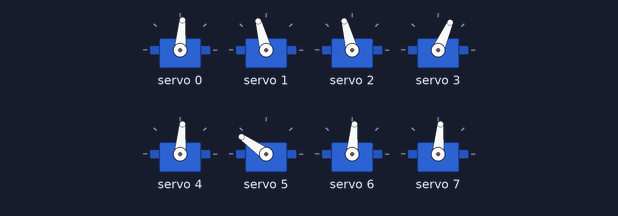
A sketch run on a simulated Arduino Uno, built with avr-gcc and run on an emulated ATmega328P. On the bench: 8 × servo. Random numbers use the default seed unless the sketch sets one; what the sketch prints to the serial monitor is not drawn.

Above: at 0.05 s.
At 0.45 s:
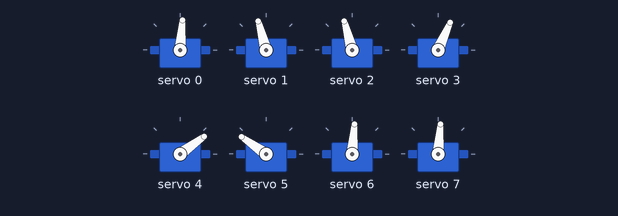
At 0.85 s:
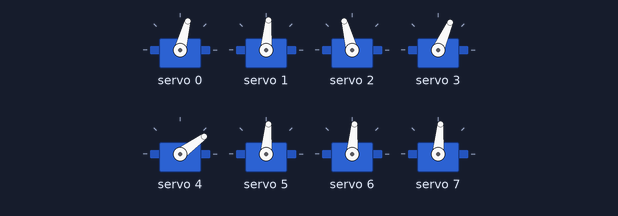
At 1.65 s:
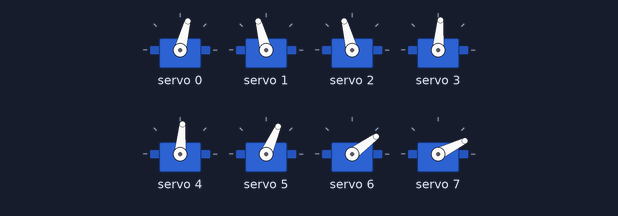
At 2.45 s:
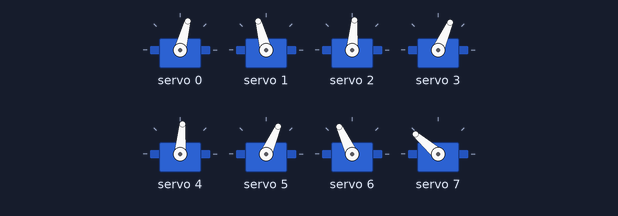
At 3.25 s:
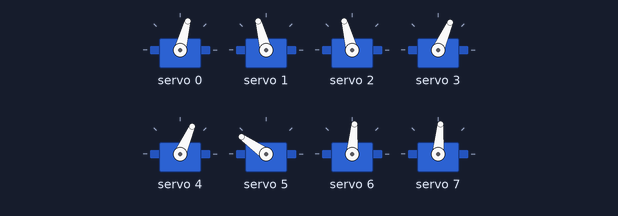
Timing chart, 0 to 7.5 s (numbered marks = the images above):
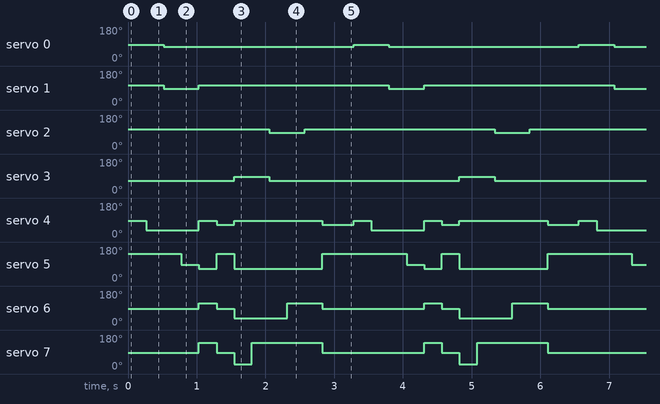

The sketch:

cat-ent1.ino
```cpp
#include <Wire.h>
#include <Adafruit_PWMServoDriver.h>

// called this way, it uses the default address 0x40
Adafruit_PWMServoDriver pwm = Adafruit_PWMServoDriver();
// you can also call it with a different address you want
//Adafruit_PWMServoDriver pwm = Adafruit_PWMServoDriver(0x41);

// Depending on your servo make, the pulse width min and max may vary, you
// want these to be as small/large as possible without hitting the hard stop
// for max range. You'll have to tweak them as necessary to match the servos you
// have!
#define SERVOMIN  125 // this is the 'minimum' pulse length count (out of 4096)
#define SERVOMAX  575 // this is the 'maximum' pulse length count (out of 4096)
uint8_t servonum = 0;

/*
 * angleToPulse(int ang)
 * gets angle in degree and returns the pulse width
 * also prints the value on seial monitor
 * written by Ahmad Nejrabi for Robojax, Robojax.com
 */
int angleToPulse(int ang){
   int pulse = map(ang,0, 180, SERVOMIN,SERVOMAX);// map angle of 0 to 180 to Servo min and Servo max

   return pulse;
}

void next_status( int status[])
{
  for(int i=0;i<8;i++){
//  Serial.println(i);
//  Serial.println(status[i]);
 switch (i) {

 //##################### Legs ##############################################
          case 0: //leg front right
                if(status[i] == -1) pwm.setPWM(i, 0, angleToPulse(30));
                else if(status[i] == 0) pwm.setPWM(i, 0, angleToPulse(80));
                else if(status[i] == 1) pwm.setPWM(i, 0, angleToPulse(90));
                 break;
          case 1: //leg front left
                if(status[i] == -1) pwm.setPWM(i, 0, angleToPulse(150));
                else if(status[i] == 0) pwm.setPWM(i, 0, angleToPulse(110));
                else if(status[i] == 1) pwm.setPWM(i, 0, angleToPulse(90));
                break;
          case 2: //leg back right
                if(status[i] == -1) pwm.setPWM(i, 0, angleToPulse(150));
                else if(status[i] == 0) pwm.setPWM(i, 0, angleToPulse(110));
                else if(status[i] == 1) pwm.setPWM(i, 0, angleToPulse(90));
                break;
          case 3: //leg back left
                if(status[i] == -1) pwm.setPWM(i, 0, angleToPulse(30));
                else if(status[i] == 0) pwm.setPWM(i, 0, angleToPulse(70));
                else if(status[i] == 1) pwm.setPWM(i, 0, angleToPulse(90));
                break;
//######################## hips    ###################
          case 4: //leg front right
                if(status[i] == 0) pwm.setPWM(i, 0, angleToPulse(90));
                else if(status[i] == 2) pwm.setPWM(i, 0, angleToPulse(40));
                else if(status[i] == 1) pwm.setPWM(i, 0, angleToPulse(70));
                else if(status[i] == -1) pwm.setPWM(i, 0, angleToPulse(120));
                else if(status[i] == -2) pwm.setPWM(i, 0, angleToPulse(160));
                break;
          case 5: //leg front left
                if(status[i] == 0) pwm.setPWM(i, 0, angleToPulse(90));
                else if(status[i] == 1) pwm.setPWM(i, 0, angleToPulse(120));
                else if(status[i] == 2) pwm.setPWM(i, 0, angleToPulse(150));
                else if(status[i] == -1) pwm.setPWM(i, 0, angleToPulse(70));
                else if(status[i] == -2) pwm.setPWM(i, 0, angleToPulse(40));
                break;
          case 6: //leg back right
                if(status[i] == 0) pwm.setPWM(i, 0, angleToPulse(90));
                else if(status[i] == 1) pwm.setPWM(i, 0, angleToPulse(120));
                else if(status[i] == 2) pwm.setPWM(i, 0, angleToPulse(160));
                else if(status[i] == -1) pwm.setPWM(i, 0, angleToPulse(70));
                else if(status[i] == -2) pwm.setPWM(i, 0, angleToPulse(40));
                break;
          case 7: //leg back left
                if(status[i] == 0) pwm.setPWM(i, 0, angleToPulse(90));
                else if(status[i] == 2) pwm.setPWM(i, 0, angleToPulse(30));
                else if(status[i] == 1) pwm.setPWM(i, 0, angleToPulse(70));
                else if(status[i] == -1) pwm.setPWM(i, 0, angleToPulse(120));
                else if(status[i] == -2) pwm.setPWM(i, 0, angleToPulse(145));
                break;
          }
  }
}


void step1(void) {
int a[8] = { 1, 0, 0, 0, 0, 2, 0, 0};
next_status(a);
delay(250);
int b[8] = { 1, 0, 0, 0, 2, 2, 0, 0};
next_status(b);
delay(250);
  }


void step2(void) {
int a[8] = {  0, 1, 0, 0, 2, 2, 0, 0};

 next_status(a);
 delay(250);
 int b[8] = { 0, 1, 0, 0, 2, 0, 0, 0 };
 next_status(b);
// int c[8] = { 1, 0, 0, 0, 2, 1, 0, 1 };
// next_status(c);

delay(250);
  }


void move1(void) {
int a[8] = { 0, 0, 0, 0, 2, 1, 0, 1 };
next_status(a);

delay(250);
int b[8] = { 0, 0, 0, 0, 0, -1, -2, 2 };
next_status(b);

delay(250);
  }

void step3(void) {
 int a[8] = {  0, 0, 0, 1, 0, -1, -2, 2  };
 next_status(a);
 delay(250);

int b[8] = {  0, 0, 0, 1, 0, -1, -2, -2  };
 next_status(b);
 delay(250);
  }

void step4(void) {
 int a[8] = {  0, 0, 1, 0, 0, -1, -2, -2  };
 next_status(a);
 delay(250);
 int b[8] = {  0, 0, 1, 0, 0, -1, 1, -2  };
 next_status(b);
 delay(250);

  }

void move2(void) {
 int a[8] = {  0, 0, 0, 0, 0, -1, 1, -2   };
 next_status(a);
 delay(250);
 int b[8] = { 0, 0, 0, 0, 1, 2, 0, 0};
 next_status(b);
 delay(250);

  }


void setup() {
  Serial.begin(9600);
  Serial.println("16 channel Servo test!");
  pwm.begin();
  pwm.setPWMFreq(60);  // Analog servos run at ~60 Hz updates
// step1();
}


void loop(void) {
// flat();
step1();
step2();
move2();
step3();
step4();
move2();

delay(200);

//step2();

}


// create a circular tragit with some randmess
void base1() {

  int high=70;
  int high_=0;
  for( int base =0; base<181; base +=10){
    high_= high+random(-12, 12);
    pwm.setPWM(1, 0, angleToPulse(base) );
    pwm.setPWM(0, 0, angleToPulse(high_) );
    delay(200);
  }
  for( int base =181; base>1; base -=10){
    high_= high+random(-12, 12);
    pwm.setPWM(1, 0, angleToPulse(base) );
    pwm.setPWM(0, 0, angleToPulse(high_) );
    delay(200);
    // pwm.setPWM(0, 0, angleToPulse(angle) );

  }
}

void traject(){
  int delta_base;
  int delta_high;
  int base;
  int high;
  int base_a=random(20,140);
  int high_a=random(20,140);
  while(true){
    int base_b=random(20,140);
    int high_b=random(20,140);
    for( int i =0; i<10; i +=1){
        delta_base=(base_a - base_b)/10;
        delta_high=(high_a - high_b)/10;
        base=base_a-delta_base*i;
        high=high_a-delta_high*i;
        pwm.setPWM(1, 0, angleToPulse(base) );
        pwm.setPWM(0, 0, angleToPulse(high) );
        delay(200); //200
        }
    //delay(400);
    base_a=base_b;
    high_a=high_b;
    //delay(200);
    //Serial.println("change");
  }

  }

void stand()
{
const int defaultAngles[8] = {30, 150, 150, 30, 90, 90, 90, 90 };
for( int i =0; i<8; i +=1){
        Serial.print(defaultAngles[i]);
         pwm.setPWM(i, 0, angleToPulse(defaultAngles[i]) );
        //delay(500);
}
}

void flat()
{
//const int defaultAngles[8] = { 90, 90, 90, 90, 90, 90, 90, 90 };
const int a[8] = { 0, 0, 0, 0, 0, 0, 0, 0 };
next_status(a);
delay(250);
}


void dance1(void) {
 int a[8] = { 0, 0, 0, 0, 0, 0, 0, 0 }; // tutto in squadra 90 gradi
next_status(a);
delay(500);
int b[8] = { 1, 1, 0, 0, 1, 1, 1, 1 };
next_status(b);
delay(500);
int c[8] = { 0, 0, 0, 0, 0, 0, 0, 0 };
next_status(c);
delay(500);

int d[8] = { 0, 0, 1, 1, -1, -1, -1, -1 };
next_status(d);
delay(500);
  }
```

Measured:
- by itself, servo 0: alternates 85° for 0.51 s and 75° for 2.8 s
- by itself, servo 1, servo 2: alternates 105° for 2.8 s and 85° for 0.51 s
- by itself, servo 3: alternates 85° for 0.51 s and 66° for 2.8 s
- by itself, servo 4: repeats every 3.3 s: 85° 0.26 s, 66° 0.26 s, 85° 1.3 s, 66° 0.46 s, 85° 0.26 s, 36° 0.77 s
- by itself, servo 5: repeats every 3.3 s: 66° 0.26 s, 145° 0.26 s, 66° 1.3 s, 145° 1.2 s, 85° 0.26 s
- by itself, servo 6: repeats every 3.3 s: 85° 0.26 s, 36° 0.77 s, 115° 0.51 s, 85° 1.5 s, 115° 0.26 s
- by itself, servo 7: repeats every 3.3 s: 85° 0.26 s, 26° 0.26 s, 139° 1.0 s, 85° 1.5 s, 139° 0.26 s
